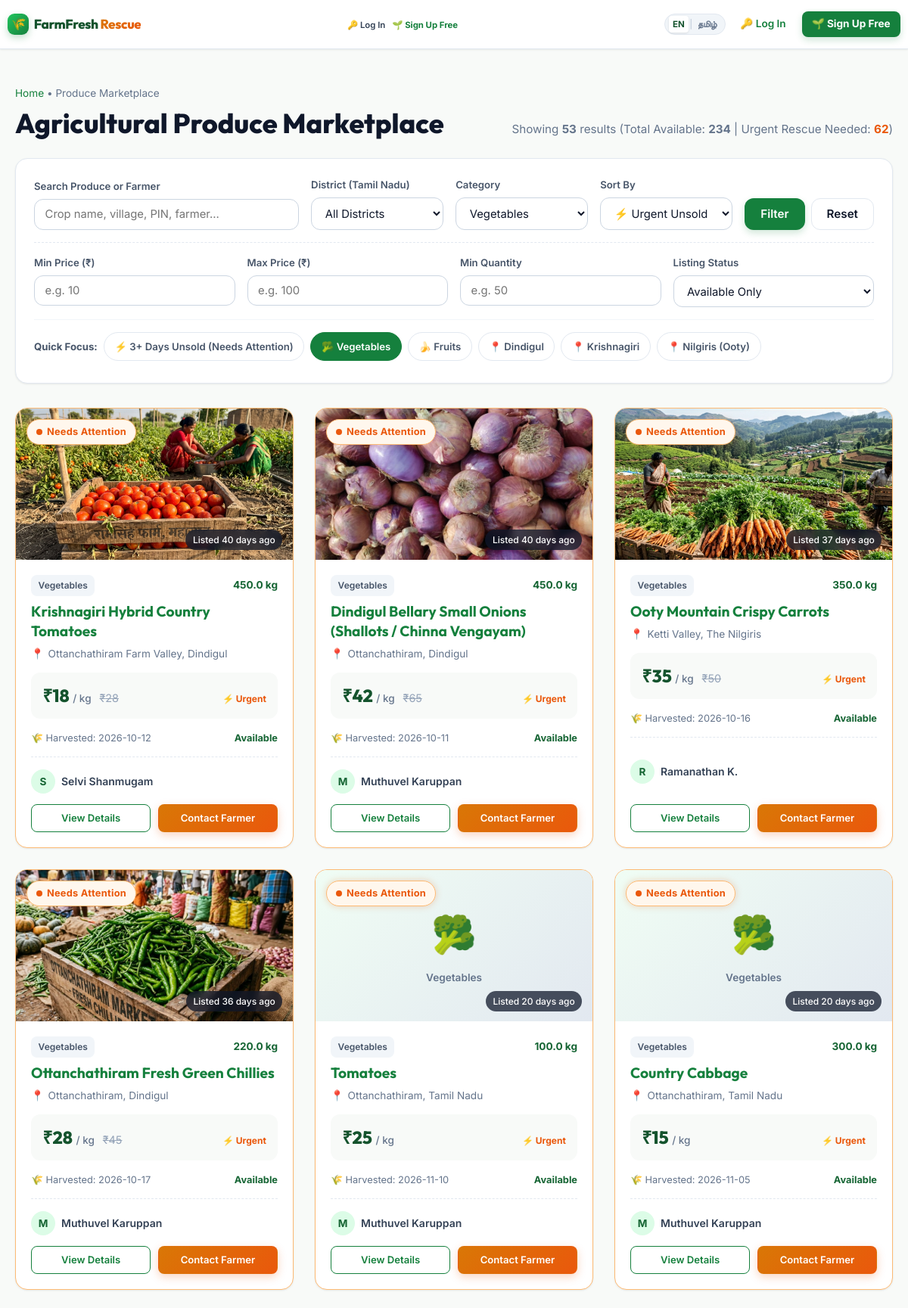
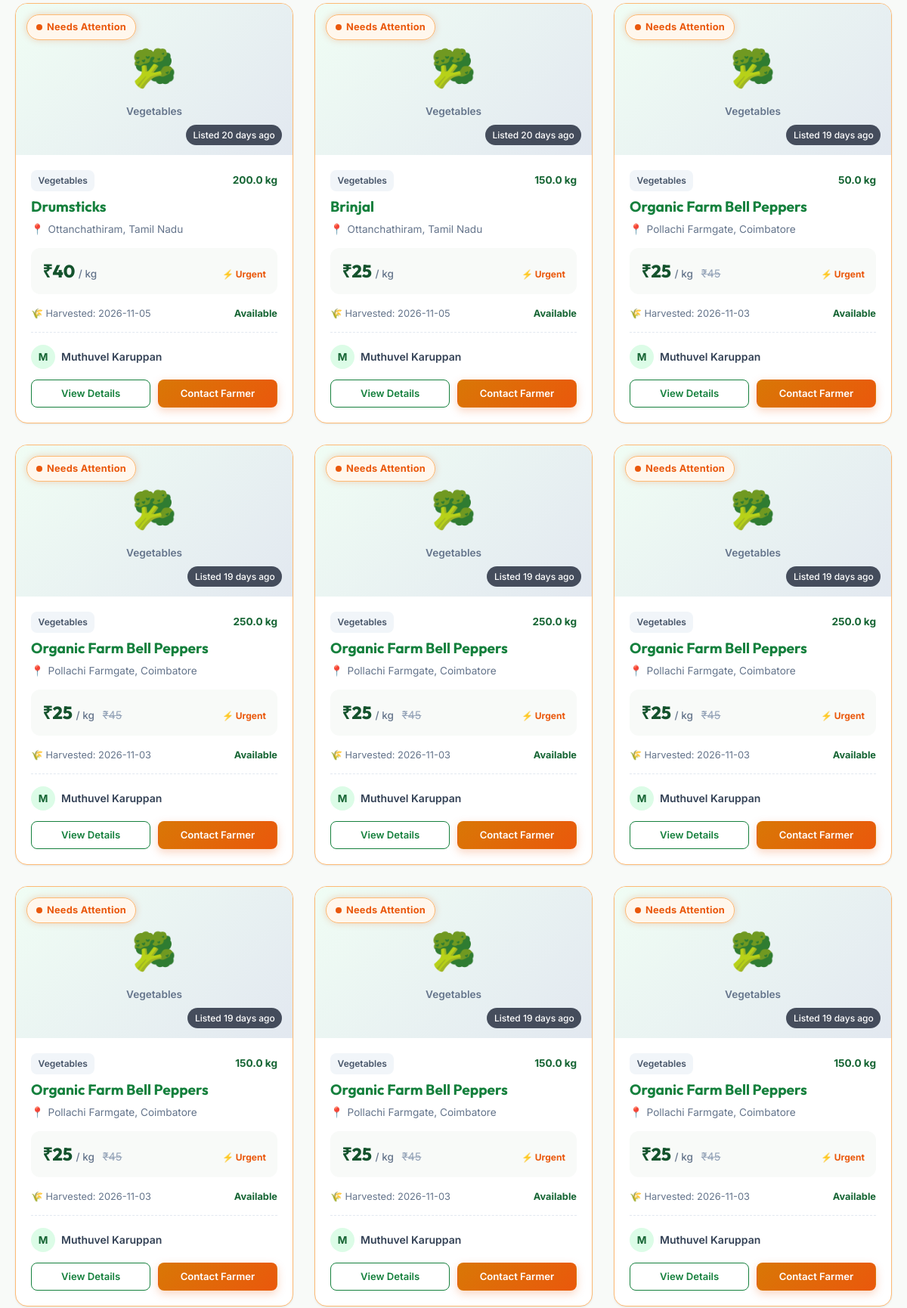
The app's page /listings?category=Vegetables (upper part) with its own data (2 pictures, top to bottom).
### tables this page shows
CREATE TABLE listings (
        id INTEGER PRIMARY KEY AUTOINCREMENT,
        farmer_id INTEGER NOT NULL,
        crop_name TEXT NOT NULL,
        category TEXT NOT NULL DEFAULT 'Vegetables',
        photo TEXT,
        quantity REAL NOT NULL,
        unit TEXT NOT NULL,
        price_per_unit REAL NOT NULL,
        original_price REAL,
        harvest_date DATE NOT NULL,
        village_town TEXT NOT NULL,
        district TEXT NOT NULL,
        pin_code TEXT NOT NULL,
        farmer_name TEXT NOT NULL,
        farmer_phone TEXT NOT NULL,
        whatsapp_number TEXT,
        description TEXT,
        status TEXT NOT NULL DEFAULT 'Available' CHECK(status IN ('Available', 'Sold', 'Inactive')),
        created_at TIMESTAMP DEFAULT CURRENT_TIMESTAMP,
        updated_at TIMESTAMP DEFAULT CURRENT_TIMESTAMP, state TEXT NOT NULL DEFAULT 'Tamil Nadu', estimated_freshness_date DATE, urgency_level TEXT NOT NULL DEFAULT 'Normal', rescued_from_waste INTEGER DEFAULT 0, storage_condition TEXT DEFAULT 'Ambient / Room Temperature', freshness_score REAL DEFAULT 85, freshness_grade TEXT DEFAULT 'Fresh', quality_grade TEXT DEFAULT 'Grade A', quality_confidence REAL DEFAULT 90, quality_analysis TEXT, suggested_price REAL, latitude REAL, longitude REAL, reserved_quantity REAL DEFAULT 0, shelf_life_days INTEGER DEFAULT 7, qr_code_token TEXT, additional_photos TEXT, expiry_date DATE, rescue_price REAL,
        FOREIGN KEY (farmer_id) REFERENCES users(id) ON DELETE CASCADE
    );

### app.py (the view, shortened to what this page needs)
@app.route('/listings')
def browse_listings():
    conn = get_db()
    cursor = conn.cursor()
    search_q = request.args.get('q', '').strip()
    category = request.args.get('category', '').strip()
    district = request.args.get('district', '').strip()
    village = request.args.get('village', '').strip()
    min_price = request.args.get('min_price', '').strip()
    max_price = request.args.get('max_price', '').strip()
    min_qty = request.args.get('min_qty', '').strip()
    max_qty = request.args.get('max_qty', '').strip()
    urgency = request.args.get('urgency', '').strip()  # 'urgent_only'
    status_filter = request.args.get('status', 'Available').strip()
    sort_by = request.args.get('sort', 'urgent').strip()
    query = "SELECT * FROM listings WHERE 1=1"
    params = []
    if status_filter and status_filter != 'All':
        query += " AND status = ?"
        params.append(status_filter)
    if category:
        query += " AND category = ?"
        params.append(category)
    if district:
        query += " AND district = ?"
        params.append(district)
    if village:
        query += " AND village_town LIKE ?"
        params.append(f"%{village}%")
    if min_price:
        try:
            query += " AND price_per_unit >= ?"
            params.append(float(min_price))
        except ValueError:
            pass
    if max_price:
        try:
            query += " AND price_per_unit <= ?"
            params.append(float(max_price))
        except ValueError:
            pass
    if min_qty:
        try:
            query += " AND quantity >= ?"
            params.append(float(min_qty))
        except ValueError:
            pass
    if max_qty:
        try:
            query += " AND quantity <= ?"
            params.append(float(max_qty))
        except ValueError:
            pass
    if urgency == 'urgent_only':
        query += " AND status = 'Available' AND ((julianday('now') - julianday(created_at)) >= 3 OR urgency_level = 'Urgent Sale')"
    if sort_by == 'price_low':
        query += " ORDER BY price_per_unit ASC"
    elif sort_by == 'price_high':
        query += " ORDER BY price_per_unit DESC"
    elif sort_by == 'newest':
        query += " ORDER BY created_at DESC"
    elif sort_by == 'harvest_recent':
        query += " ORDER BY harvest_date DESC"
    elif sort_by == 'urgent':
        query += """ ORDER BY
            (CASE
                WHEN status = 'Available' AND urgency_level = 'Urgent Sale' THEN 0
                WHEN status = 'Available' AND (julianday('now') - julianday(created_at)) >= 3 THEN 1
                ELSE 2
            END), created_at ASC"""
    else:
        query += " ORDER BY created_at DESC"
    cursor.execute(query, params)
    listings = cursor.fetchall()
    cursor.execute("""
        SELECT * FROM listings
        WHERE status = 'Available'
        AND ((julianday('now') - julianday(created_at)) >= 3 OR urgency_level = 'Urgent Sale')
        ORDER BY (CASE WHEN urgency_level = 'Urgent Sale' THEN 0 ELSE 1 END), created_at ASC
        LIMIT 4
    """)
    urgent_spotlight = cursor.fetchall()
    cursor.execute("SELECT COUNT(*) FROM listings WHERE status = 'Available'")
    total_available = cursor.fetchone()[0]
    cursor.execute("""
        SELECT COUNT(*) FROM listings
        WHERE status = 'Available'
        AND ((julianday('now') - julianday(created_at)) >= 3 OR urgency_level = 'Urgent Sale')
    """)
    total_urgent = cursor.fetchone()[0]
    conn.close()
    return render_template(
        'listings.html',
        listings=listings,
        urgent_spotlight=urgent_spotlight,
        search_q=search_q,
        category=category,
        district=district,
        village=village,
        min_price=min_price,
        max_price=max_price,
        min_qty=min_qty,
        max_qty=max_qty,
        urgency=urgency,
        status_filter=status_filter,
        sort_by=sort_by,
        total_available=total_available,
        total_urgent=total_urgent
    )

### templates/listings.html (shortened to what this page needs)
{% extends "base.html" %}
{% block content %}
<div class="container" style="padding-top: 2rem; padding-bottom: 4rem;">
  <div style="margin-bottom: 1.5rem;">
    <div style="font-size: 0.85rem; color: var(--text-muted); margin-bottom: 0.35rem;">
      <a href="{{ url_for('index') }}">Home</a> &bull; Produce Marketplace
    </div>
    <div style="display: flex; align-items: baseline; justify-content: space-between; flex-wrap: wrap; gap: 1rem;">
      <h1 style="font-size: 2.25rem; font-weight: 800;">Agricultural Produce Marketplace</h1>
      <div style="font-size: 0.95rem; color: var(--text-muted);">
        Showing <strong>{{ listings|length }}</strong> results
        (Total Available: <strong>{{ total_available }}</strong> | Urgent Rescue Needed: <strong style="color: var(--urgent-red);">{{ total_urgent }}</strong>)
      </div>
    </div>
  </div>
  <div class="filter-card">
    <form action="{{ url_for('browse_listings') }}" method="GET" id="searchFilterForm">
      <div class="filter-grid">
        <div class="filter-group">
          <label class="filter-label">Search Produce or Farmer</label>
          <input type="text" name="q" value="{{ search_q }}" class="filter-input" placeholder="Crop name, village, PIN, farmer...">
        </div>
        <div class="filter-group">
          <label class="filter-label">District (Tamil Nadu)</label>
          <select name="district" class="filter-select">
            <option value="">All Districts</option>
          </select>
        </div>
        <div class="filter-group">
          <label class="filter-label">Category</label>
          <select name="category" class="filter-select">
            {% for c in crop_categories %}
              <option value="{{ c }}" {% if category == c %}selected{% endif %}>{{ c }}</option>
            {% endfor %}
          </select>
        </div>
        <div class="filter-group">
          <label class="filter-label">Sort By</label>
          <select name="sort" class="filter-select">
            <option value="urgent" {% if sort_by == 'urgent' %}selected{% endif %}>⚡ Urgent Unsold First</option>
          </select>
        </div>
        <div class="filter-btn-group">
          <button type="submit" class="btn btn-primary" style="height: 42px;">Filter</button>
          <a href="{{ url_for('browse_listings') }}" class="btn btn-secondary" style="height: 42px;" title="Reset filters">Reset</a>
        </div>
      </div>
      <div class="filter-secondary-grid">
        <div class="filter-group">
          <label class="filter-label">Min Price (₹)</label>
          <input type="number" name="min_price" value="{{ min_price }}" class="filter-input" placeholder="e.g. 10" min="0">
        </div>
        <div class="filter-group">
          <label class="filter-label">Max Price (₹)</label>
          <input type="number" name="max_price" value="{{ max_price }}" class="filter-input" placeholder="e.g. 100" min="0">
        </div>
        <div class="filter-group">
          <label class="filter-label">Min Quantity</label>
          <input type="number" name="min_qty" value="{{ min_qty }}" class="filter-input" placeholder="e.g. 50" min="0">
        </div>
        <div class="filter-group">
          <label class="filter-label">Listing Status</label>
          <select name="status" class="filter-select">
            <option value="Available" {% if status_filter == 'Available' %}selected{% endif %}>Available Only</option>
          </select>
        </div>
      </div>
      <div class="quick-filter-pills">
        <span style="font-size: 0.825rem; font-weight: 700; color: #475569; align-self: center;">Quick Focus:</span>
        <a href="{{ url_for('browse_listings', urgency='urgent_only') }}" class="pill-btn urgent {% if urgency == 'urgent_only' %}active{% endif %}">
          ⚡ 3+ Days Unsold (Needs Attention)
        </a>
        <a href="{{ url_for('browse_listings', category='Vegetables') }}" class="pill-btn {% if category == 'Vegetables' %}active{% endif %}">
          🥦 Vegetables
        </a>
        <a href="{{ url_for('browse_listings', category='Fruits') }}" class="pill-btn {% if category == 'Fruits' %}active{% endif %}">
          🍌 Fruits
        </a>
        <a href="{{ url_for('browse_listings', district='Dindigul') }}" class="pill-btn {% if district == 'Dindigul' %}active{% endif %}">
          📍 Dindigul
        </a>
        <a href="{{ url_for('browse_listings', district='Krishnagiri') }}" class="pill-btn {% if district == 'Krishnagiri' %}active{% endif %}">
          📍 Krishnagiri
        </a>
        <a href="{{ url_for('browse_listings', district='Nilgiris') }}" class="pill-btn {% if district == 'Nilgiris' %}active{% endif %}">
          📍 Nilgiris (Ooty)
        </a>
      </div>
    </form>
  </div>
  {% if listings %}
    <div class="produce-grid">
      {% for item in listings %}
        {% set is_demo = '[DEMO]' in item['farmer_name'] %}
        <div class="produce-card {% if is_needs_attention(item) %}is-urgent{% endif %} {% if item['status'] == 'Sold' %}is-sold{% endif %}">
          <div class="card-image-wrap">
            <div class="card-floating-badge">
              {% if item['status'] == 'Sold' %}
                <span class="badge-sold">✓ Sold / Rescued</span>
              {% elif is_needs_attention(item) %}
                <span class="badge-urgent"><span class="pulse-dot"></span> Needs Attention</span>
              {% else %}
                <span class="badge-available">● Available</span>
              {% endif %}
            </div>
            {% set days_old, age_label = calculate_listing_age(item['created_at']) %}
            <div class="card-age-tag">Listed {{ age_label }}</div>
            {% if item['photo'] %}
              <img src="{{ url_for('static', filename='uploads/' ~ item['photo']) }}" alt="{{ item['crop_name'] }}" class="card-img" loading="lazy">
            {% else %}
              <div class="card-img-placeholder">
                {% if item['category'] == 'Fruits' %}🥥{% elif item['category'] == 'Flowers' %}🌸{% elif item['category'] == 'Grains & Pulses' %}🌾{% else %}🥦{% endif %}
                <span class="placeholder-text">{{ item['category'] }}</span>
              </div>
            {% endif %}
          </div>
          <div class="card-body">
            <div class="card-meta-top">
              <span class="badge-category">{{ item['category'] }}</span>
              <span style="font-size: 0.85rem; font-weight: 700; color: #166534;">
                {{ item['quantity'] }} {{ item['unit'] }}
              </span>
            </div>
            <h3 class="crop-title">
              <a href="{{ url_for('listing_detail', listing_id=item['id']) }}">{{ item['crop_name'] }}</a>
            </h3>
            <div class="crop-location">
              <span>📍</span>
              <span>{{ item['village_town'] }}, {{ item['district'] }}</span>
            </div>
            <div class="crop-pricing-box">
              <div>
                <span class="price-main">₹{{ "%.0f"|format(item['price_per_unit']) }}</span>
                <span class="price-unit">/ {{ item['unit'] }}</span>
                {% if item['original_price'] and item['original_price'] > item['price_per_unit'] %}
                  <span class="price-original">₹{{ "%.0f"|format(item['original_price']) }}</span>
                {% endif %}
              </div>
              {% if is_needs_attention(item) and item['status'] == 'Available' %}
                <span style="font-size: 0.75rem; color: #ea580c; font-weight: 700;">⚡ Urgent</span>
              {% endif %}
            </div>
            <div class="harvest-info">
              <span>🌾 Harvested: {{ item['harvest_date'] }}</span>
              <span>
                <strong style="color: {% if item['status'] == 'Available' %}#166534{% else %}#64748b{% endif %};">
                  {{ item['status'] }}
                </strong>
              </span>
            </div>
            <div class="card-farmer-info" style="margin-bottom: 0.85rem;">
              <div class="farmer-avatar-name">
                {% set clean_farmer_name = item['farmer_name'].replace('[DEMO] ', '') %}
                <div class="farmer-avatar">{{ clean_farmer_name[0] }}</div>
                <div class="farmer-name">{{ clean_farmer_name }}</div>
              </div>
            </div>
            {% if item['status'] == 'Available' %}
              <div class="card-action-row">
                <a href="{{ url_for('listing_detail', listing_id=item['id']) }}"
                   class="btn btn-sm btn-outline-primary"
                   id="view-details-{{ item['id'] }}"
                   style="flex: 1; text-align: center;">
                  View Details
                </a>
                <a href="{{ url_for('listing_detail', listing_id=item['id']) }}#enquiry-section"
                   class="btn btn-sm {% if is_needs_attention(item) %}btn-accent{% else %}btn-primary{% endif %}"
                   id="contact-farmer-{{ item['id'] }}"
                   style="flex: 1; text-align: center;">
                  Contact Farmer
                </a>
              </div>
            {% else %}
              <a href="{{ url_for('listing_detail', listing_id=item['id']) }}"
                 class="btn btn-sm btn-secondary"
                 style="width:100%; text-align:center;">
                View Details
              </a>
            {% endif %}
          </div>
        </div>
      {% endfor %}
    </div>
  {% endif %}
</div>
{% endblock %}

### records on screen
listings: shows "Needs Attention", age_label "40 days ago", photo (picture), category "Vegetables", quantity "450.0", unit "kg", crop_name "Krishnagiri Hybrid Country Tomatoes", village_town "Ottanchathiram Farm Valley", district "Dindigul", price_per_unit "18", original_price "28", shows "⚡ Urgent", harvest_date "2026-10-12", status "Available", farmer_name "S", farmer_name "Selvi Shanmugam"
listings: shows "Needs Attention", age_label "40 days ago", photo (picture), category "Vegetables", quantity "450.0", unit "kg", crop_name "Dindigul Bellary Small Onions (Shallots / Chinna Vengayam)", village_town "Ottanchathiram", district "Dindigul", price_per_unit "42", original_price "65", shows "⚡ Urgent", harvest_date "2026-10-11", status "Available", farmer_name "M", farmer_name "Muthuvel Karuppan"
listings: shows "Needs Attention", age_label "37 days ago", photo (picture), category "Vegetables", quantity "350.0", unit "kg", crop_name "Ooty Mountain Crispy Carrots", village_town "Ketti Valley", district "The Nilgiris", price_per_unit "35", original_price "50", shows "⚡ Urgent", harvest_date "2026-10-16", status "Available", farmer_name "R", farmer_name "Ramanathan K."
listings: shows "Needs Attention", age_label "36 days ago", photo (picture), category "Vegetables", quantity "220.0", unit "kg", crop_name "Ottanchathiram Fresh Green Chillies", village_town "Ottanchathiram", district "Dindigul", price_per_unit "28", original_price "45", shows "⚡ Urgent", harvest_date "2026-10-17", status "Available", farmer_name "M", farmer_name "Muthuvel Karuppan"
listings: shows "Needs Attention", age_label "20 days ago", category "Vegetables", quantity "100.0", unit "kg", crop_name "Tomatoes", village_town "Ottanchathiram", district "Tamil Nadu", price_per_unit "25", shows "⚡ Urgent", harvest_date "2026-11-10", status "Available", farmer_name "M", farmer_name "Muthuvel Karuppan"
listings: shows "Needs Attention", age_label "20 days ago", category "Vegetables", quantity "300.0", unit "kg", crop_name "Country Cabbage", village_town "Ottanchathiram", district "Tamil Nadu", price_per_unit "15", shows "⚡ Urgent", harvest_date "2026-11-05", status "Available", farmer_name "M", farmer_name "Muthuvel Karuppan"
listings: shows "Needs Attention", age_label "20 days ago", category "Vegetables", quantity "200.0", unit "kg", crop_name "Drumsticks", village_town "Ottanchathiram", district "Tamil Nadu", price_per_unit "40", shows "⚡ Urgent", harvest_date "2026-11-05", status "Available", farmer_name "M", farmer_name "Muthuvel Karuppan"
listings: shows "Needs Attention", age_label "20 days ago", category "Vegetables", quantity "150.0", unit "kg", crop_name "Brinjal", village_town "Ottanchathiram", district "Tamil Nadu", price_per_unit "25", shows "⚡ Urgent", harvest_date "2026-11-05", status "Available", farmer_name "M", farmer_name "Muthuvel Karuppan"
listings: shows "Needs Attention", age_label "19 days ago", category "Vegetables", quantity "50.0", unit "kg", crop_name "Organic Farm Bell Peppers", village_town "Pollachi Farmgate", district "Coimbatore", price_per_unit "25", original_price "45", shows "⚡ Urgent", harvest_date "2026-11-03", status "Available", farmer_name "M", farmer_name "Muthuvel Karuppan"
listings: shows "Needs Attention", age_label "19 days ago", category "Vegetables", quantity "250.0", unit "kg", crop_name "Organic Farm Bell Peppers", village_town "Pollachi Farmgate", district "Coimbatore", price_per_unit "25", original_price "45", shows "⚡ Urgent", harvest_date "2026-11-03", status "Available", farmer_name "M", farmer_name "Muthuvel Karuppan"
listings: shows "Needs Attention", age_label "19 days ago", category "Vegetables", quantity "250.0", unit "kg", crop_name "Organic Farm Bell Peppers", village_town "Pollachi Farmgate", district "Coimbatore", price_per_unit "25", original_price "45", shows "⚡ Urgent", harvest_date "2026-11-03", status "Available", farmer_name "M", farmer_name "Muthuvel Karuppan"
listings: shows "Needs Attention", age_label "19 days ago", category "Vegetables", quantity "250.0", unit "kg", crop_name "Organic Farm Bell Peppers", village_town "Pollachi Farmgate", district "Coimbatore", price_per_unit "25", original_price "45", shows "⚡ Urgent", harvest_date "2026-11-03", status "Available", farmer_name "M", farmer_name "Muthuvel Karuppan"
listings: shows "Needs Attention", age_label "19 days ago", category "Vegetables", quantity "150.0", unit "kg", crop_name "Organic Farm Bell Peppers", village_town "Pollachi Farmgate", district "Coimbatore", price_per_unit "25", original_price "45", shows "⚡ Urgent", harvest_date "2026-11-03", status "Available", farmer_name "M", farmer_name "Muthuvel Karuppan"
listings: shows "Needs Attention", age_label "19 days ago", category "Vegetables", quantity "150.0", unit "kg", crop_name "Organic Farm Bell Peppers", village_town "Pollachi Farmgate", district "Coimbatore", price_per_unit "25", original_price "45", shows "⚡ Urgent", harvest_date "2026-11-03", status "Available", farmer_name "M", farmer_name "Muthuvel Karuppan"
listings: shows "Needs Attention", age_label "19 days ago", category "Vegetables", quantity "150.0", unit "kg", crop_name "Organic Farm Bell Peppers", village_town "Pollachi Farmgate", district "Coimbatore", price_per_unit "25", original_price "45", shows "⚡ Urgent", harvest_date "2026-11-03", status "Available", farmer_name "M", farmer_name "Muthuvel Karuppan"

### other values on screen
{{ _t('log_in') }} "Log In"
{{ _t('sign_up') }} "Sign Up Free"
{{ listings|length }} "53"
{{ total_available }} "234"
{{ total_urgent }} "62"
form field category "Vegetables"
